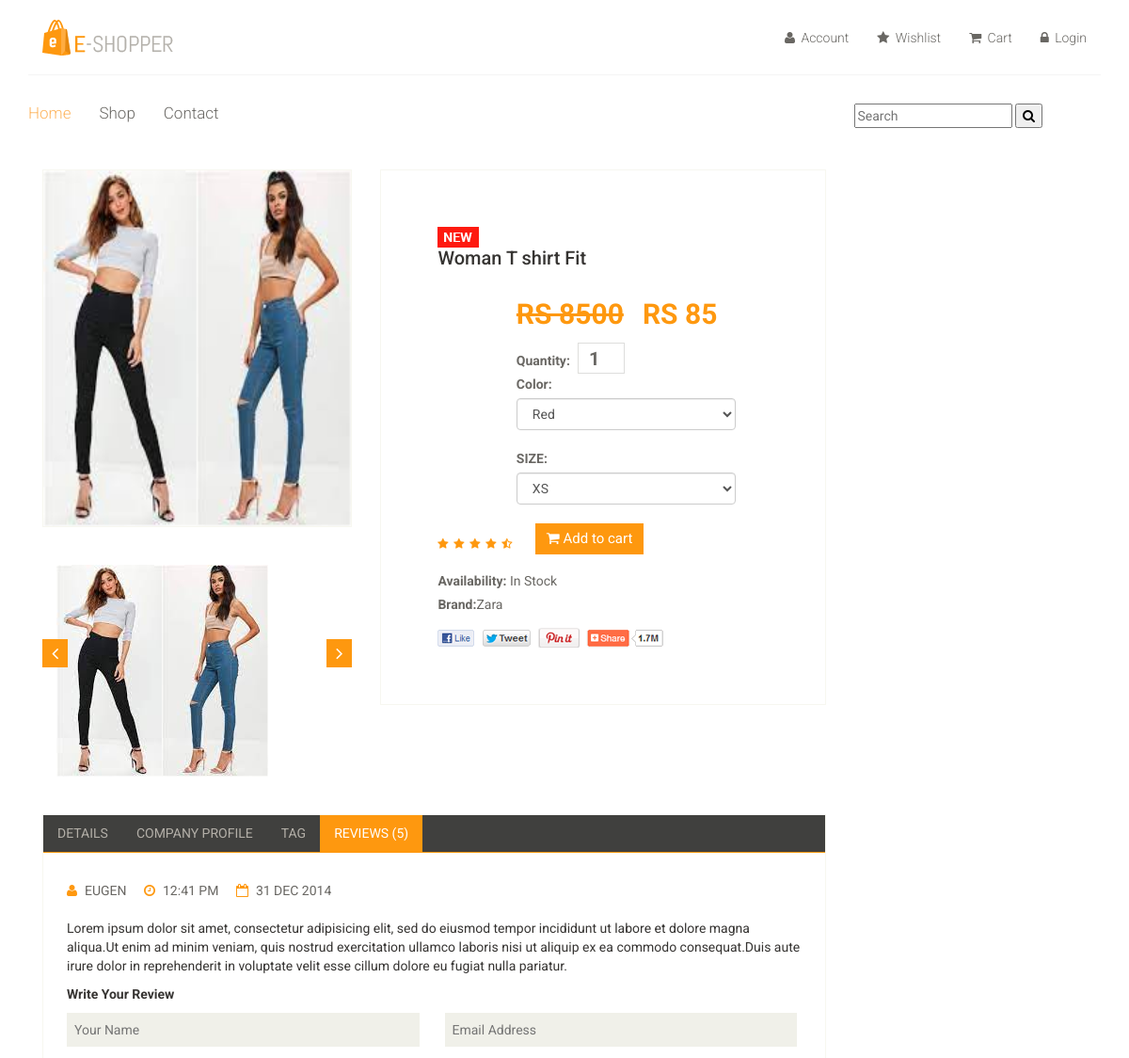
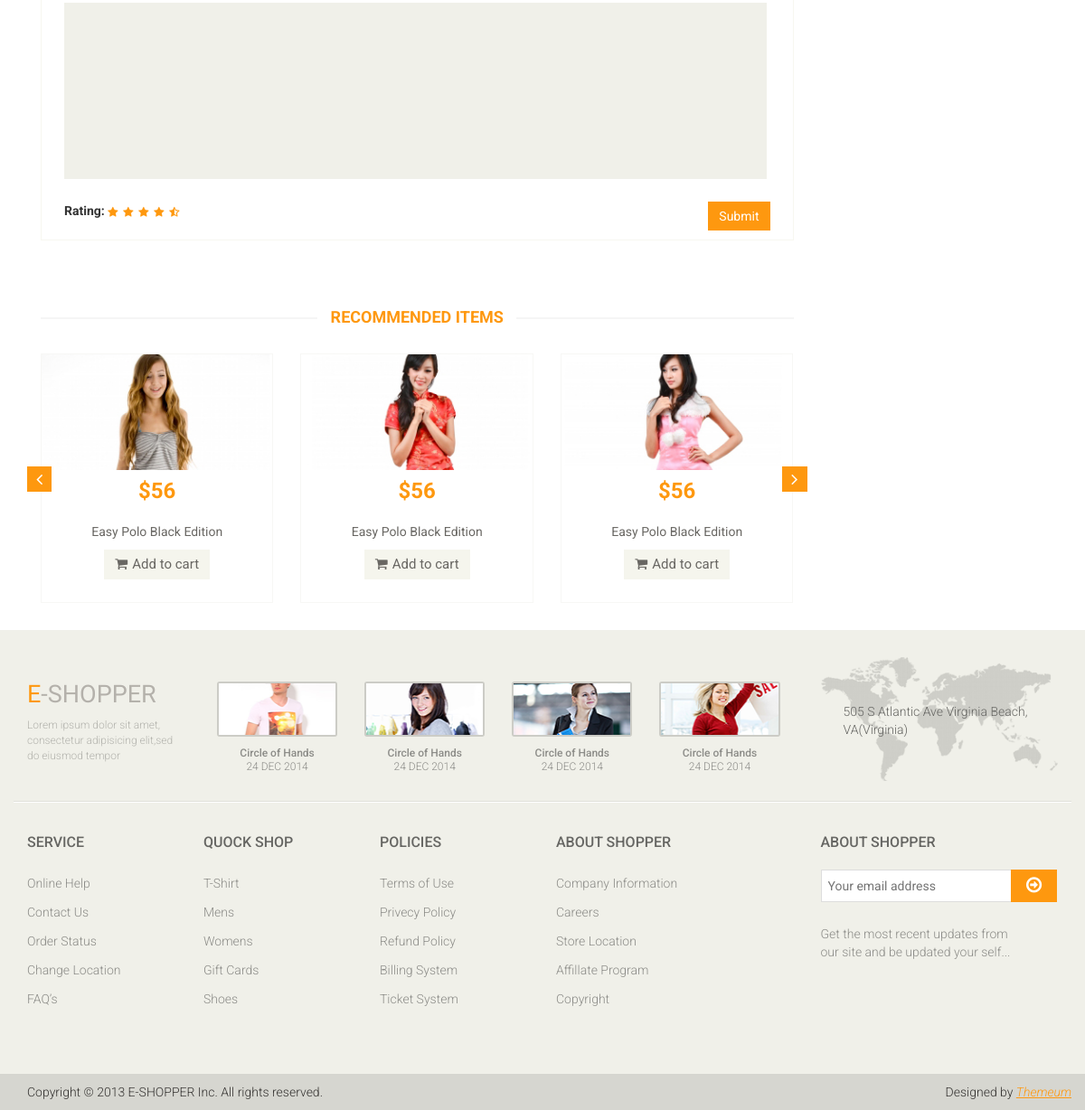
Page /product/7/ on the committed database (2 pictures, top to bottom).
### mainApp/models.py (models this page shows, shortened)
class Product(models.Model):
    stock=models.BooleanField(default=False)
    name=models.CharField(max_length=50)
    desc=models.TextField()
    category=models.ForeignKey(Category,
                               on_delete=models.CASCADE)
    brand=models.ForeignKey(Brand,
                            on_delete=models.CASCADE)
    seller=models.ForeignKey(Seller,on_delete=models.CASCADE)
    basePrice=models.IntegerField()
    discount=models.IntegerField(default=0,
                                 null=True,blank=True)
    finalPrice=models.IntegerField(default=0,
                                   null=True,blank=True)
    red=models.BooleanField(default=False,
                            blank=True,null=True)
    green = models.BooleanField(default=False,
                              blank=True, null=True)
    black = models.BooleanField(default=False,
                              blank=True, null=True)
    white = models.BooleanField(default=False,
                              blank=True, null=True)
    pink = models.BooleanField(default=False,
                              blank=True, null=True)
    xs = models.BooleanField(default=False,
                              blank=True, null=True)
    s = models.BooleanField(default=False,
                              blank=True, null=True)
    m = models.BooleanField(default=False,
                              blank=True, null=True)
    l = models.BooleanField(default=False,
                              blank=True, null=True)
    xl = models.BooleanField(default=False,
                            blank=True, null=True)
    img1=models.ImageField(upload_to='images/',default=None,
                           blank=True,null=True)
    img2=models.ImageField(upload_to='images/',default=None,
                           blank=True,null=True)
    img3=models.ImageField(upload_to='images/',default=None,
                           blank=True,null=True)
    img4=models.ImageField(upload_to='images/',default=None,
                           blank=True,null=True)
    img5=models.ImageField(upload_to='images/',default=None,
                           blank=True,null=True)
    date=models.DateTimeField(auto_now=True)

class Brand(models.Model):
    name=models.CharField(max_length=50)

### mainApp/views.py (the view, shortened to what this page needs)
# urls.py: path('product/<int:num>/',views.productDetails),
def productDetails(request,num):
    p=Product.objects.get(id=num)
    return render(request,"product-details.html",{
                                    "Product":p,
                                    })

### mainApp/templates/product-details.html (shortened to what this page needs)
{% extends 'index.html' %}
{% load static %}
{% block body %}
	<section>
		<div class="container">
			<div class="row">
				<div class="col-sm-9 padding-right">
					<div class="product-details">
						<div class="col-sm-5">
							<div class="view-product">
								<img src="{{Product.img1.url}}" alt="" />
							</div>
							<div id="similar-product" class="carousel slide" data-ride="carousel">
								    <div class="carousel-inner">
										<div class="item active">
											{% if Product.img1 %}
										  <a href=""><img src="{{Product.img1.url}}" height="30px" alt=""></a>
											{% endif %}
										</div>
									</div>
								  <a class="left item-control" href="#similar-product" data-slide="prev">
									<i class="fa fa-angle-left"></i>
								  </a>
								  <a class="right item-control" href="#similar-product" data-slide="next">
									<i class="fa fa-angle-right"></i>
								  </a>
							</div>
						</div>
						<div class="col-sm-7">
							<div class="product-information">
								<img src="{% static 'images/product-details/new.jpg' %}" class="newarrival' %}" alt="" />
								<h2>{{Product.name}}</h2>
								<img src="{% static 'images/product-details/rating.png' %}" alt="" />
								<span>
									<span><s>RS {{Product.basePrice}}</s></span>
									<span>RS {{Product.finalPrice}}</span>
									<form method="post">
									<label>Quantity:</label>
									<input name="q" type="number" value="1" />
										<br>
										<label>Color:</label>
										<select class="form-control" name="color">
											{% if Product.red %}
											<option value="red">Red</option>
											{% endif %}
										</select>
										<br>
										<label>SIZE:</label>
										<select class="form-control" name="size">
											{% if Product.xs %}
											<option value="xs">XS</option>
											{% endif %}
										</select>
										<br>
									<button type="submit" class="btn btn-fefault cart">
										<i class="fa fa-shopping-cart"></i>
										Add to cart
									</button>
									</form>
								</span>
								<p><b>Availability:</b> In Stock</p>
								<p><b>Brand:</b>{{Product.brand.name}}</p>
								<a href=""><img src="{% static 'images/product-details/share.png' %}" class="share img-responsive"  alt="" /></a>
							</div>
						</div>
					</div>
					<div class="category-tab shop-details-tab">
						<div class="col-sm-12">
							<ul class="nav nav-tabs">
								<li><a href="#details" data-toggle="tab">Details</a></li>
								<li><a href="#companyprofile" data-toggle="tab">Company Profile</a></li>
								<li><a href="#tag" data-toggle="tab">Tag</a></li>
								<li class="active"><a href="#reviews" data-toggle="tab">Reviews (5)</a></li>
							</ul>
						</div>
						<div class="tab-content">
							<div class="tab-pane fade active in" id="reviews" >
								<div class="col-sm-12">
									<ul>
										<li><a href=""><i class="fa fa-user"></i>EUGEN</a></li>
										<li><a href=""><i class="fa fa-clock-o"></i>12:41 PM</a></li>
										<li><a href=""><i class="fa fa-calendar-o"></i>31 DEC 2014</a></li>
									</ul>
									<p>Lorem ipsum dolor sit amet, consectetur adipisicing elit, sed do eiusmod tempor incididunt ut labore et dolore magna aliqua.Ut enim ad minim veniam, quis nostrud exercitation ullamco laboris nisi ut aliquip ex ea commodo consequat.Duis aute irure dolor in reprehenderit in voluptate velit esse cillum dolore eu fugiat nulla pariatur.</p>
									<p><b>Write Your Review</b></p>
									<form action="#">
										<span>
											<input type="text" placeholder="Your Name"/>
											<input type="email" placeholder="Email Address"/>
										</span>
										<textarea name="" ></textarea>
										<b>Rating: </b> <img src="{% static 'images/product-details/rating.png' %}" alt="" />
										<button type="button" class="btn btn-default pull-right">
											Submit
										</button>
									</form>
								</div>
							</div>
						</div>
					</div>
					<div class="recommended_items">
						<h2 class="title text-center">recommended items</h2>
						<div id="recommended-item-carousel" class="carousel slide" data-ride="carousel">
							<div class="carousel-inner">
								<div class="item active">
									<div class="col-sm-4">
										<div class="product-image-wrapper">
											<div class="single-products">
												<div class="productinfo text-center">
													<img src="{% static 'images/home/recommend1.jpg' %}" alt="" />
													<h2>$56</h2>
													<p>Easy Polo Black Edition</p>
													<button type="button" class="btn btn-default add-to-cart"><i class="fa fa-shopping-cart"></i>Add to cart</button>
												</div>
											</div>
										</div>
									</div>
									<div class="col-sm-4">
										<div class="product-image-wrapper">
											<div class="single-products">
												<div class="productinfo text-center">
													<img src="{% static 'images/home/recommend2.jpg' %}" alt="" />
													<h2>$56</h2>
													<p>Easy Polo Black Edition</p>
													<button type="button" class="btn btn-default add-to-cart"><i class="fa fa-shopping-cart"></i>Add to cart</button>
												</div>
											</div>
										</div>
									</div>
									<div class="col-sm-4">
										<div class="product-image-wrapper">
											<div class="single-products">
												<div class="productinfo text-center">
													<img src="{% static 'images/home/recommend3.jpg' %}" alt="" />
													<h2>$56</h2>
													<p>Easy Polo Black Edition</p>
													<button type="button" class="btn btn-default add-to-cart"><i class="fa fa-shopping-cart"></i>Add to cart</button>
												</div>
											</div>
										</div>
									</div>
								</div>
							</div>
							 <a class="left recommended-item-control" href="#recommended-item-carousel" data-slide="prev">
								<i class="fa fa-angle-left"></i>
							  </a>
							  <a class="right recommended-item-control" href="#recommended-item-carousel" data-slide="next">
								<i class="fa fa-angle-right"></i>
							  </a>
						</div>
					</div>
				</div>
			</div>
		</div>
	</section>
{% endblock %}

### rows in the picture
Product: img1 (picture), name "Woman T shirt Fit", basePrice "8500", finalPrice "85", color "Red", size "XS", brand.name "Zara"
